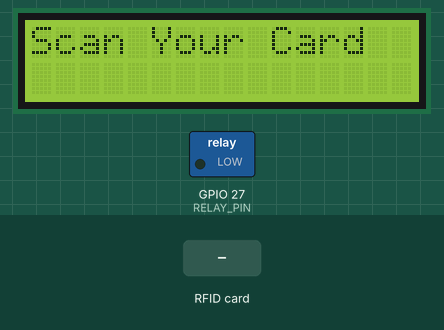
The sketch below on a simulated ESP32. Parts: 16×2 character LCD, switched loads named in the sketch (green lamp = pin HIGH). The inputs (shaded band) are chosen by the test bench.

Above: at 1.3 s.
1.4 s: RFID card B1 7C F3 06 held to the reader
At 2.6 s:
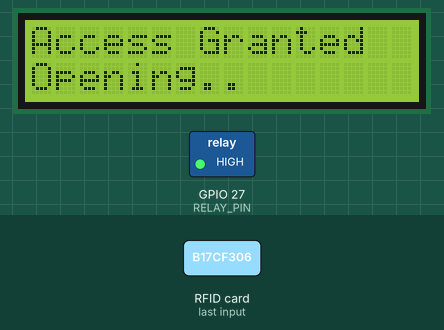
Timing chart, 0 to 7.9 s (numbered marks = the images above; inputs shaded):
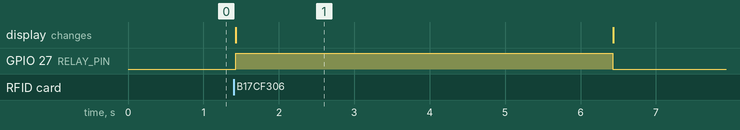

The sketch:

ESP32_RFID_Access_Control.ino
```cpp
#include <SPI.h>
#include <MFRC522.h>
#include <LiquidCrystal.h>
#define SS_PIN 5
#define RST_PIN 22
#define RELAY_PIN 27

MFRC522 rfid(SS_PIN, RST_PIN);
LiquidCrystal lcd(13, 12, 14, 26, 25, 33);

byte authorizedUID[] = {0xB1, 0x7C, 0xF3, 0x06};

void setup()
{ SPI.begin();
  rfid.PCD_Init();
  pinMode(RELAY_PIN, OUTPUT);
  digitalWrite(RELAY_PIN, LOW);
  lcd.begin(16, 2);
  lcd.setCursor(0, 0);
  lcd.print("Scan Your Card");}

void loop()
{if (!rfid.PICC_IsNewCardPresent())
 return;
if (!rfid.PICC_ReadCardSerial())
 return;
bool accessGranted = true;

for (byte i = 0; i < 4; i++)
{if (rfid.uid.uidByte[i] != authorizedUID[i])
 {accessGranted = false;
 break;}}

if (accessGranted)
{lcd.clear();
lcd.setCursor(0, 0);
lcd.print("Access Granted");
digitalWrite(RELAY_PIN, HIGH);
lcd.setCursor(0, 1);
lcd.print("Opening..");
delay(5000);
digitalWrite(RELAY_PIN, LOW);
lcd.clear();
lcd.setCursor(0, 0);
lcd.print("Scan Your Card");}

else
{lcd.clear();
lcd.setCursor(0,0);
lcd.print("Access Denied");
delay(2000);
lcd.clear();
lcd.setCursor(0,0);
lcd.print("Scan Your Card");}

while (rfid.PICC_IsNewCardPresent())
{delay(50);}

rfid.PICC_HaltA();
rfid.PCD_StopCrypto1();
}
```

Measured:
- after the input at 1.4 s, GPIO 27 (RELAY_PIN): LOW → HIGH at once, → LOW 5.0 s later; the display: changes at once (image 1)
